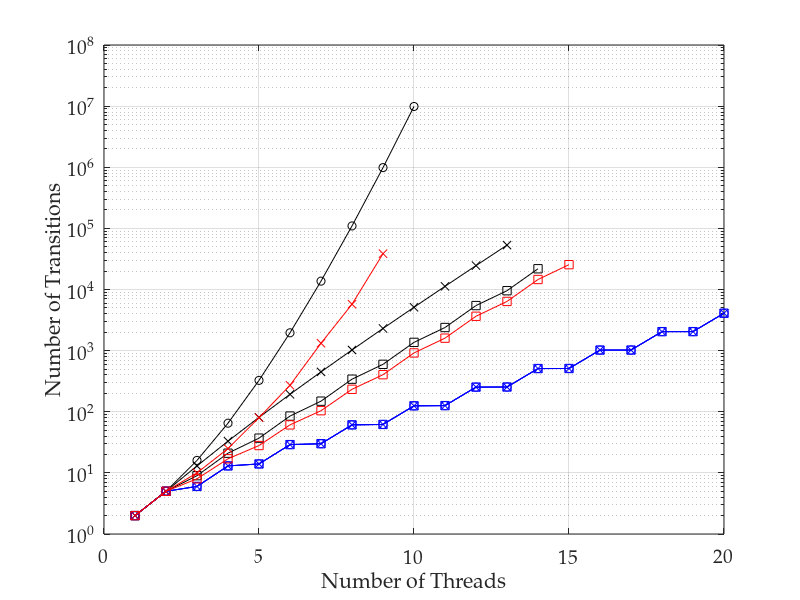

The MATLAB script that drew this image: (Note: this script raises an error after producing the figure.)
%% importing data
transitions = dlmread('t43_tpl2_ops1.csv', ',', 0, 0);
ss = dlmread('ss21_trans.csv', ',', 0, 0);
ssthreads = [1:13];
% convert 0 values to NaNs, as these don't plot
transitions(transitions==0)=nan;
threads = [1:20];

%% plotting lines

semilogy(threads, transitions(:, 1), 'ko-')
hold on
semilogy(ssthreads, ss, 'kx-')
semilogy(threads, transitions(:, 3), 'ks-')
semilogy(threads, transitions(:, 4), 'bo-')
semilogy(threads, transitions(:, 5), 'bx-')
semilogy(threads, transitions(:, 6), 'bs-')
semilogy(threads, transitions(:, 7), 'rx-')
semilogy(threads, transitions(:, 8), 'rs-')
hold off
grid on

%% adding axis labels
ax = gca;
set(ax, 'FontName', 'Palatino Linotype', 'FontSize', 14);
xlabel('Number of Threads');
ylabel('Number of Transitions');
axis([0 20 1 100000000])
ax.YTick = [1 100 10000 1000000 100000000];

%% output pdf file
h = figure(1);
h.Units = 'centimeters'; % set figure position to cm
%h.Position(2) = [h.Position(2)-9]; % set figure position bevore resize
h.Position([3:4]) = [10,7]; % resize figure
Plot2LaTeX( h, 't43_tpl2_ops1' )